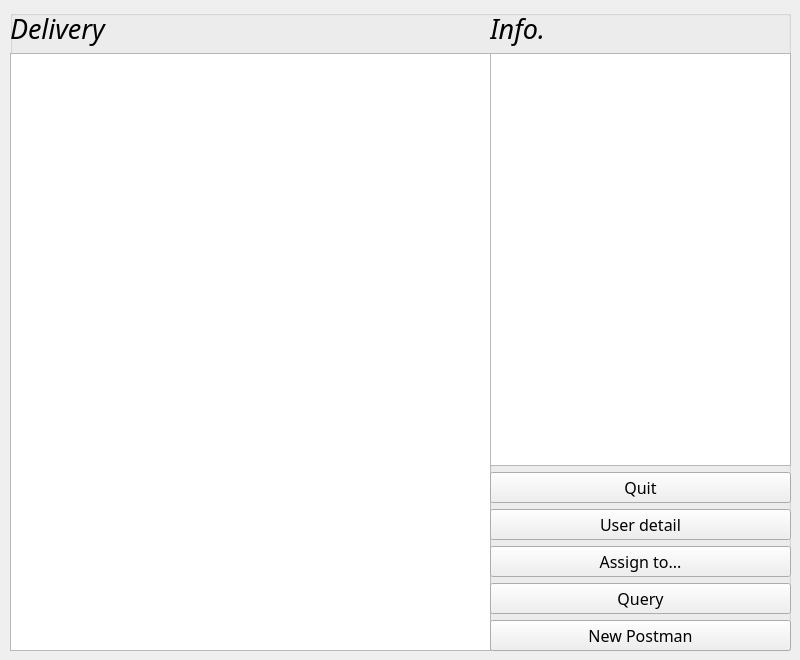
<?xml version="1.0" encoding="UTF-8"?>
<ui version="4.0">
 <class>adminpage</class>
 <widget class="QWidget" name="adminpage">
  <property name="geometry">
   <rect>
    <x>0</x>
    <y>0</y>
    <width>800</width>
    <height>660</height>
   </rect>
  </property>
  <property name="windowTitle">
   <string>Form</string>
  </property>
  <widget class="QWidget" name="widget" native="true">
   <property name="geometry">
    <rect>
     <x>0</x>
     <y>0</y>
     <width>800</width>
     <height>660</height>
    </rect>
   </property>
   <widget class="QGroupBox" name="groupBox">
    <property name="geometry">
     <rect>
      <x>10</x>
      <y>10</y>
      <width>781</width>
      <height>641</height>
     </rect>
    </property>
    <property name="title">
     <string/>
    </property>
    <widget class="QWidget" name="verticalLayoutWidget">
     <property name="geometry">
      <rect>
       <x>0</x>
       <y>0</y>
       <width>481</width>
       <height>641</height>
      </rect>
     </property>
     <layout class="QVBoxLayout" name="verticalLayout">
      <item>
       <widget class="QLabel" name="label">
        <property name="font">
         <font>
          <family>Corbel</family>
          <pointsize>20</pointsize>
          <italic>true</italic>
         </font>
        </property>
        <property name="text">
         <string>Delivery</string>
        </property>
       </widget>
      </item>
      <item>
       <widget class="QTableWidget" name="tableWidget"/>
      </item>
     </layout>
    </widget>
    <widget class="QWidget" name="verticalLayoutWidget_2">
     <property name="geometry">
      <rect>
       <x>480</x>
       <y>0</y>
       <width>301</width>
       <height>641</height>
      </rect>
     </property>
     <layout class="QVBoxLayout" name="verticalLayout_2">
      <item>
       <widget class="QLabel" name="label_2">
        <property name="font">
         <font>
          <family>Corbel</family>
          <pointsize>20</pointsize>
          <italic>true</italic>
         </font>
        </property>
        <property name="text">
         <string>Info.</string>
        </property>
       </widget>
      </item>
      <item>
       <widget class="QListWidget" name="listWidget"/>
      </item>
      <item>
       <widget class="QPushButton" name="quitbtn">
        <property name="font">
         <font>
          <family>Corbel</family>
          <pointsize>12</pointsize>
         </font>
        </property>
        <property name="text">
         <string>Quit</string>
        </property>
       </widget>
      </item>
      <item>
       <widget class="QPushButton" name="infobtn">
        <property name="font">
         <font>
          <family>Corbel</family>
          <pointsize>12</pointsize>
         </font>
        </property>
        <property name="text">
         <string>User detail</string>
        </property>
       </widget>
      </item>
      <item>
       <widget class="QPushButton" name="assignbtn">
        <property name="font">
         <font>
          <family>Corbel</family>
          <pointsize>12</pointsize>
         </font>
        </property>
        <property name="text">
         <string>Assign to...</string>
        </property>
       </widget>
      </item>
      <item>
       <widget class="QPushButton" name="querybtn">
        <property name="font">
         <font>
          <family>Corbel</family>
          <pointsize>12</pointsize>
         </font>
        </property>
        <property name="text">
         <string>Query</string>
        </property>
       </widget>
      </item>
      <item>
       <widget class="QPushButton" name="postmanbtn">
        <property name="font">
         <font>
          <family>Corbel</family>
          <pointsize>12</pointsize>
         </font>
        </property>
        <property name="text">
         <string>New Postman</string>
        </property>
       </widget>
      </item>
     </layout>
    </widget>
   </widget>
  </widget>
 </widget>
 <resources/>
 <connections/>
</ui>
